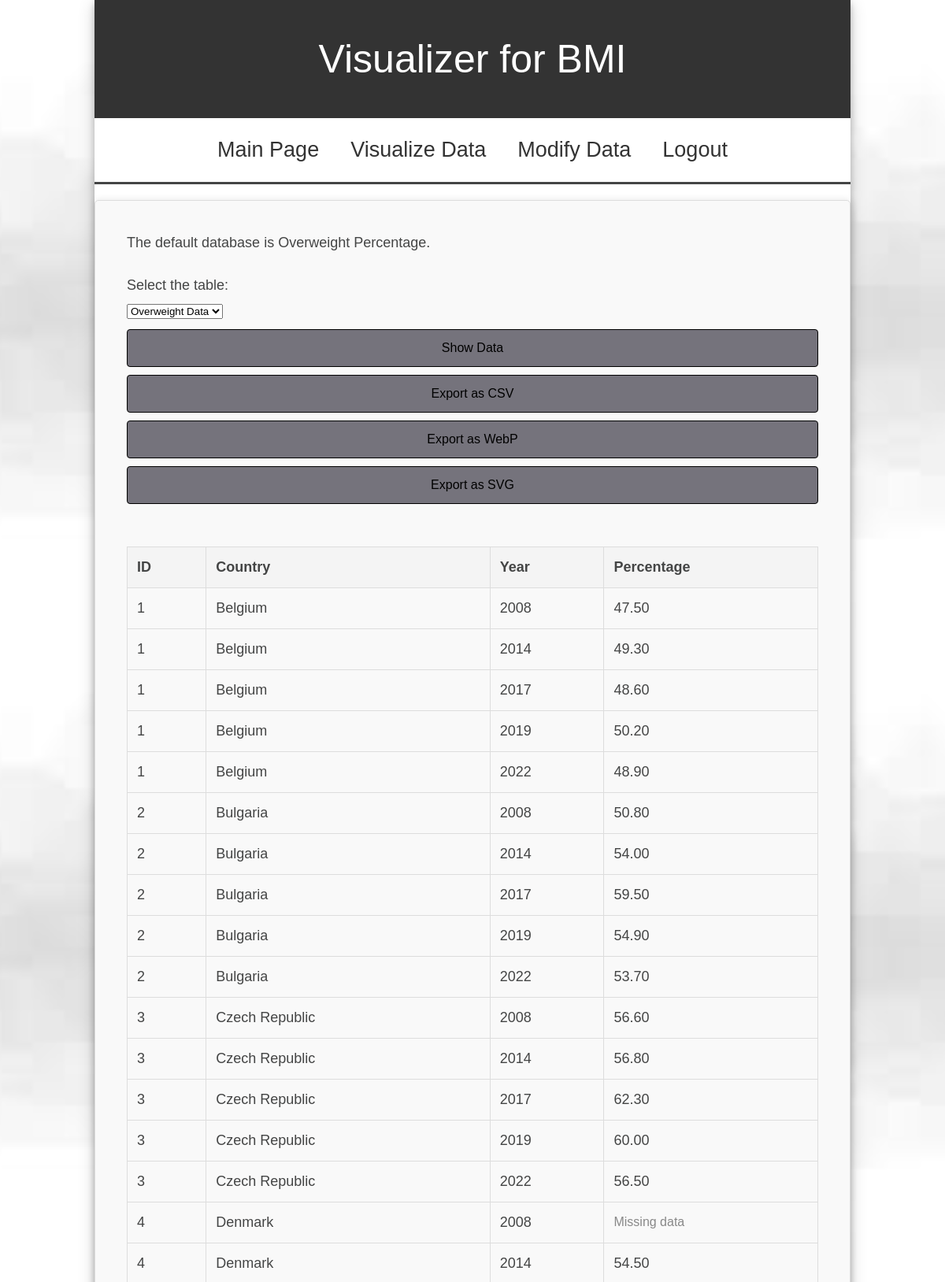
/View/visualizeData.php (upper part), run on the app's committed database.
### tables this page shows
CREATE TABLE `yearlydata` (
  `country_id` int(11) DEFAULT NULL,
  `year` int(11) DEFAULT NULL,
  `percentage` decimal(5,2) DEFAULT NULL
);

CREATE TABLE `country` (
  `id` int(11) NOT NULL,
  `name` varchar(100) NOT NULL
);

### Model/CountryModel.php (called while the page is built, shortened)
<?php
require_once "Database.php";
class CountryModel extends Database
{
    public function getAllData()
    {
        $sql = "SELECT c.id, c.name, y.year, y.percentage
                FROM yearlyData y
                JOIN country c ON y.country_id = c.id";
        return $this->select($sql);
    }
}
?>

### Model/DataBase.php (called while the page is built, shortened)
<?php
class Database {
    protected $connection = null;
    public function __construct() {
        try {
            $this->connection = new mysqli('localhost', 'root', '', 'eurostat_data');
        } catch (Exception $e) {
            throw new Exception($e->getMessage());
        }
    }
    public function select($query = "", $params = []) {
        try {
            $stmt = $this->connection->prepare($query);
            $stmt->execute();
            $result = $stmt->get_result()->fetch_all(MYSQLI_ASSOC);
            return $result;
        } catch (Exception $e) {
            throw new Exception($e->getMessage());
        }
        return false;
    }
}
?>

### View/visualizeData.php (the view, shortened to what this page needs)
<?php
require_once __DIR__ . '/../Model/CountryModel.php';
$countryModel = new CountryModel();
$data = $countryModel->getAllData();
?>
<!DOCTYPE html>
<html lang="en">
<head>
    <link rel="stylesheet" href="style.css">
    <link rel="stylesheet" href="style-comparison.css">
</head>
<body>
    <main>
        <div class="fake-body">
            <div class="container">
                <div class="header">
                    <p class="titlu">Visualizer for BMI</p>
                </div>
                <div class="bara">
                    <nav class="navbar">
                        <ul>
                            <li><a href="/VisB-Visualizer-for-BMI/admin_home">Main Page</a></li>
                            <li><a href="/VisB-Visualizer-for-BMI/visualize_Data">Visualize Data</a></li>
                            <li><a href="/VisB-Visualizer-for-BMI/modify_Data">Modify Data</a></li>
                            <li><a href="/VisB-Visualizer-for-BMI/">Logout</a></li>
                        </ul>
                    </nav>
                </div>
                <div class="text-stuff results">
                    <div class="text-main">
                        <p>The default database is Overweight Percentage.</p>
                        <br>
                        <form id="table-select-form" action="" method="POST">
                            <label for="table-select">Select the table:</label>
                            <select id="table-select" name="table" required>
                                <option value="yearlydata">Overweight Data</option>
                            </select>
                            <input type="submit" name="show_data" value="Show Data">
                            <input type="submit" name="export_csv" value="Export as CSV">
                            <input type="submit" name="export_webp" value="Export as WebP">
                            <input type="submit" name="export_svg" value="Export as SVG">
                        </form>
                        <br><br>
                        <table>
                            <thead>
                                <tr>
                                    <th>ID</th>
                                    <th>Country</th>
                                    <th>Year</th>
                                    <th>Percentage</th>
                                </tr>
                            </thead>
                            <tbody>
                                <?php
                                if ($_SERVER['REQUEST_METHOD'] === 'POST' && isset($_POST['show_data'])) {
                                    $table = $_POST['table'];
                                    switch ($table) {
                                        case 'yearlydata':
                                            $data = $countryModel->getAllData();
                                            break;
                                        case 'yearly_data_obese':
                                            $data = $countryModel->getObeseData();
                                            break;
                                        case 'yearly_data_pre_obese':
                                            $data = $countryModel->getPreObeseData();
                                            break;
                                        default:
                                            $data = [];
                                            break;
                                    }
                                } else {
                                    $data = $countryModel->getAllData();
                                }
                                foreach ($data as $row): ?>
                                    <tr>
                                        <td><?php echo htmlspecialchars($row['id']); ?></td>
                                        <td><?php echo htmlspecialchars($row['name']); ?></td>
                                        <td><?php echo htmlspecialchars($row['year']); ?></td>
                                        <td class="<?php echo isset($row['percentage']) ? '' : 'no-data'; ?>">
                                            <?php echo isset($row['percentage']) ? htmlspecialchars($row['percentage']) : 'Missing data'; ?>
                                        </td>
                                    </tr>
                                <?php endforeach; ?>
                            </tbody>
                        </table>
                    </div>
                </div>
            </div>
        </div>
    </main>
</body>
</html>

### style.css (style rules this page uses)
* { margin: 0; padding: 0; box-sizing: border-box; font-family: sans-serif; }
body { min-height: 100vh; background-size: cover; background-position: center; color: #444545; font-size: 15px; line-height: 1.5; }
.fake-body { background-size: cover; background-position: center; min-height: 100vh; height: 100%; display: flex; flex-direction: column; align-items: center; }
.container { width: 80%; height: auto; background-color: white; display: flex; flex-direction: column; flex-grow: 1; box-shadow: 0 4px 8px 0 rgba(0, 0, 0, 0.2), 0 6px 20px 0 rgba(0, 0, 0, 0.19); }
.header { display: flex; justify-content: center; align-items: center; width: 100%; height: 150px; background-color: #333; }
.titlu { color: white; font-size: 50px; transition: background-color 0.3s, color 0.3s; }
.bara { width: 100%; height: auto; }
.navbar { border-bottom: solid; }
.navbar ul { list-style-type: none; padding: 0px; margin: 0px; overflow: hidden; display: flex; justify-content: center; }
.navbar a { color: #333; text-decoration: none; padding: 20px; display: block; text-align: center; font-size: 27px; transition: background-color 0.3s, color 0.3s; }
.navbar li { justify-content: center; }
@media (max-width: 1233px) { li>a { font-size: 15px; } }
.text-stuff { width: 100%; background-color: white; height: auto; }
label { display: block; margin-bottom: 5px; }
input[type="submit"] { background-color: #75737c; margin-top: 10px; color: black; padding: 14px 20px; border: 1px solid #000000; border-radius: 4px; cursor: pointer; width: 100%; font-size: 16px; }
.text-main { padding: 20px; font-size: 18px; }

### style-comparison.css (style rules this page uses)
.results { margin: 20px 0; padding: 20px; background-color: #f9f9f9; border: 1px solid #ddd; border-radius: 5px; box-shadow: 0 0 10px rgba(0, 0, 0, 0.1); }
.results table { width: 100%; border-collapse: collapse; }
.results table, .results th, .results td { border: 1px solid #ddd; }
.results th, .results td { padding: 12px; text-align: left; }
.results th { background-color: #f4f4f4; font-weight: bold; }
.results tr:nth-child(even) { background-color: #f9f9f9; }
.results .no-data { font-size: 16px; color: #888; }

### data on the page
yearlydata: country "1", country.name "Belgium", year "2008", percentage "47.50"
yearlydata: country "1", country.name "Belgium", year "2014", percentage "49.30"
yearlydata: country "1", country.name "Belgium", year "2017", percentage "48.60"
yearlydata: country "1", country.name "Belgium", year "2019", percentage "50.20"
yearlydata: country "1", country.name "Belgium", year "2022", percentage "48.90"
yearlydata: country "2", country.name "Bulgaria", year "2008", percentage "50.80"
yearlydata: country "2", country.name "Bulgaria", year "2014", percentage "54.00"
yearlydata: country "2", country.name "Bulgaria", year "2017", percentage "59.50"
yearlydata: country "2", country.name "Bulgaria", year "2019", percentage "54.90"
yearlydata: country "2", country.name "Bulgaria", year "2022", percentage "53.70"
yearlydata: country "3", country.name "Czech Republic", year "2008", percentage "56.60"
yearlydata: country "3", country.name "Czech Republic", year "2014", percentage "56.80"
yearlydata: country "3", country.name "Czech Republic", year "2017", percentage "62.30"
yearlydata: country "3", country.name "Czech Republic", year "2019", percentage "60.00"
yearlydata: country "3", country.name "Czech Republic", year "2022", percentage "56.50"
yearlydata: country "4", country.name "Denmark", year "2008", shows "Missing data"
yearlydata: country "4", country.name "Denmark", year "2014", percentage "54.50"
